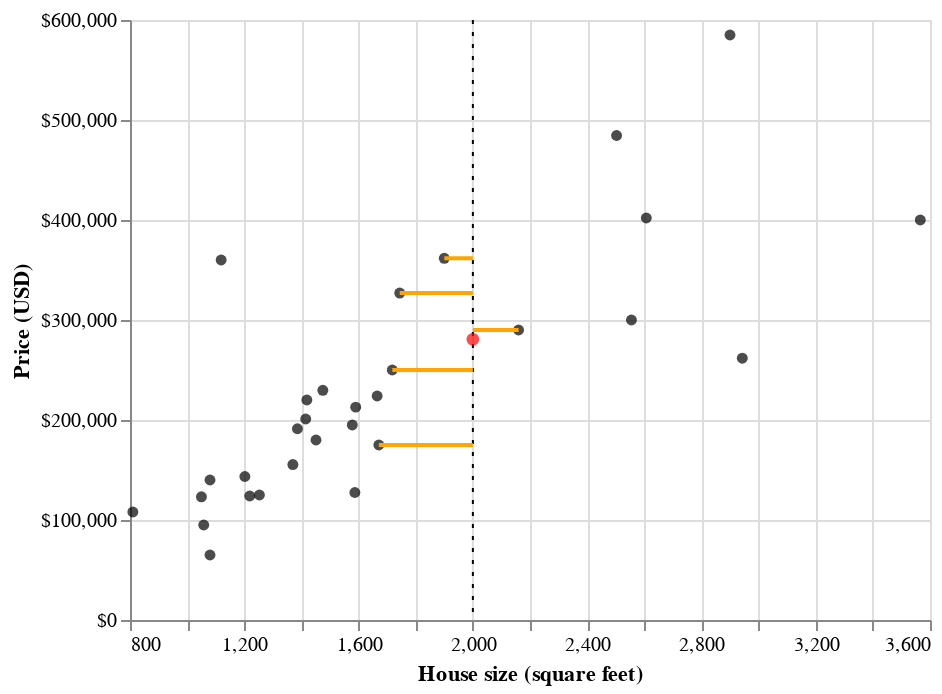

Write notebook code for a chart like this one.
### Code cell
glue("knn-5-pred", "{0:,.0f}".format(prediction))
glue("fig:07-predictedViz-knn", nn_plot_pred)

### Figure 1 — Vega-Lite specification as saved in the notebook (floating-point values rounded to 4 significant figures)
{"config": {"view": {"continuousWidth": 400, "continuousHeight": 300}}, "layer": [{"data": {"name": "data-6c4310a56276bc91345edbce6cd7e9e4"}, "mark": {"type": "circle", "color": "black"}, "encoding": {"x": {"field": "sqft", "scale": {"zero": false}, "title": "House size (square feet)", "type": "quantitative"}, "y": {"axis": {"format": "$,.0f"}, "field": "price", "title": "Price (USD)", "type": "quantitative"}}}, {"data": {"name": "data-dede3f53429ab08afa6de2a4430fc887"}, "mark": {"type": "rule", "strokeDash": [2, 4]}, "encoding": {"x": {"field": "x", "type": "quantitative"}}}, {"data": {"name": "data-05d486ee16b0e6d2bc600f4a5340098c"}, "mark": {"type": "line", "color": "orange"}, "encoding": {"x": {"field": "sqft", "type": "quantitative"}, "y": {"field": "price", "type": "quantitative"}}}, {"data": {"name": "data-0209daba13e4ea77d0b75523f5fbbe4f"}, "mark": {"type": "line", "color": "orange"}, "encoding": {"x": {"field": "sqft", "type": "quantitative"}, "y": {"field": "price", "type": "quantitative"}}}, {"data": {"name": "data-a400da55ff1d9a4552cda058c32dcdcf"}, "mark": {"type": "line", "color": "orange"}, "encoding": {"x": {"field": "sqft", "type": "quantitative"}, "y": {"field": "price", "type": "quantitative"}}}, {"data": {"name": "data-a2150cd55addb9654481e7c6dcf4be5a"}, "mark": {"type": "line", "color": "orange"}, "encoding": {"x": {"field": "sqft", "type": "quantitative"}, "y": {"field": "price", "type": "quantitative"}}}, {"data": {"name": "data-0e50974c9bd83f6b37c2eea154cf042d"}, "mark": {"type": "line", "color": "orange"}, "encoding": {"x": {"field": "sqft", "type": "quantitative"}, "y": {"field": "price", "type": "quantitative"}}}, {"data": {"name": "data-640333a7ae9dce676ff54b96c0c82488"}, "mark": {"type": "circle", "size": 40}, "encoding": {"color": {"value": "red"}, "x": {"field": "sqft", "type": "quantitative"}, "y": {"field": "price", "type": "quantitative"}}}], "$schema": "https://vega.github.io/schema/vega-lite/v4.17.0.json", "datasets": {"data-6c4310a56276bc91345edbce6cd7e9e4": [{"city": "ELK_GROVE", "zip": "z95758", "beds": 3, "baths": 3.0, "sqft": 2503, "type": "Residential", "price": 484500, "latitude": 38.41, "longitude": -121.4}, {"city": "ROCKLIN", "zip": "z95765", "beds": 4, "baths": 2.0, "sqft": 2607, "type": "Residential", "price": 402000, "latitude": 38.81, "longitude": -121.3}, {"city": "SACRAMENTO", "zip": "z95833", "beds": 3, "baths": 1.0, "sqft": 1080, "type": "Residential", "price": 140000, "latitude": 38.62, "longitude": -121.5}, {"city": "SACRAMENTO", "zip": "z95838", "beds": 3, "baths": 2.0, "sqft": 1219, "type": "Residential", "price": 124000, "latitude": 38.66, "longitude": -121.5}, {"city": "SACRAMENTO", "zip": "z95826", "beds": 3, "baths": 2.0, "sqft": 1451, "type": "Residential", "price": 180000, "latitude": 38.56, "longitude": -121.4}, {"city": "RANCHO_CORDOVA", "zip": "z95670", "beds": 3, "baths": 2.0, "sqft": 1671, "type": "Residential", "price": 175000, "latitude": 38.59, "longitude": -121.3}, {"city": "SACRAMENTO", "zip": "z95823", "beds": 4, "baths": 2.0, "sqft": 1900, "type": "Residential", "price": 361745, "latitude": 38.49, "longitude": -121.5}, {"city": "CITRUS_HEIGHTS", "zip": "z95621", "beds": 4, "baths": 2.0, "sqft": 1419, "type": "Residential", "price": 220000, "latitude": 38.7, "longitude": -121.3}, {"city": "SACRAMENTO", "zip": "z95823", "beds": 4, "baths": 2.0, "sqft": 1590, "type": "Residential", "price": 212864, "latitude": 38.45, "longitude": -121.4}, {"city": "ANTELOPE", "zip": "z95843", "beds": 4, "baths": 2.0, "sqft": 2160, "type": "Residential", "price": 290000, "latitude": 38.7, "longitude": -121.4}, {"city": "LINCOLN", "zip": "z95648", "beds": 5, "baths": 4.0, "sqft": 3566, "type": "Residential", "price": 400000, "latitude": 38.9, "longitude": -121.3}, {"city": "SACRAMENTO", "zip": "z95822", "beds": 3, "baths": 1.0, "sqft": 1058, "type": "Residential", "price": 95000, "latitude": 38.49, "longitude": -121.5}, {"city": "SACRAMENTO", "zip": "z95823", "beds": 3, "baths": 2.0, "sqft": 1386, "type": "Residential", "price": 191250, "latitude": 38.48, "longitude": -121.4}, {"city": "SACRAMENTO", "zip": "z95828", "beds": 4, "baths": 2.0, "sqft": 1587, "type": "Residential", "price": 127500, "latitude": 38.49, "longitude": -121.4}, {"city": "SACRAMENTO", "zip": "z95822", "beds": 2, "baths": 1.0, "sqft": 810, "type": "Residential", "price": 108000, "latitude": 38.52, "longitude": -121.5}, {"city": "SACRAMENTO", "zip": "z95834", "beds": 3, "baths": 2.0, "sqft": 1202, "type": "Residential", "price": 143500, "latitude": 38.63, "longitude": -121.5}, {"city": "LINCOLN", "zip": "z95648", "beds": 4, "baths": 3.0, "sqft": 2943, "type": "Residential", "price": 261800, "latitude": 38.88, "longitude": -121.3}, {"city": "RIO_LINDA", "zip": "z95673", "beds": 4, "baths": 2.0, "sqft": 1475, "type": "Residential", "price": 229665, "latitude": 38.7, "longitude": -121.5}, {"city": "SACRAMENTO", "zip": "z95838", "beds": 3, "baths": 2.0, "sqft": 1370, "type": "Residential", "price": 155435, "latitude": 38.65, "longitude": -121.4}, {"city": "SACRAMENTO", "zip": "z95816", "beds": 2, "baths": 2.0, "sqft": 1119, "type": "Condo", "price": 360000, "latitude": 38.54, "longitude": -121.5}, {"city": "SACRAMENTO", "zip": "z95822", "beds": 4, "baths": 2.0, "sqft": 1253, "type": "Residential", "price": 125000, "latitude": 38.48, "longitude": -121.5}, {"city": "ELK_GROVE", "zip": "z95624", "beds": 6, "baths": 3.0, "sqft": 2555, "type": "Residential", "price": 300000, "latitude": 38.4, "longitude": -121.3}, {"city": "CAMERON_PARK", "zip": "z95682", "beds": 3, "baths": 1.5, "sqft": 1415, "type": "Residential", "price": 201000, "latitude": 38.69, "longitude": -121.0}, {"city": "SACRAMENTO", "zip": "z95824", "beds": 3, "baths": 1.0, "sqft": 1050, "type": "Residential", "price": 123225, "latitude": 38.52, "longitude": -121.4}, {"city": "FOLSOM", "zip": "z95630", "beds": 5, "baths": 3.0, "sqft": 2900, "type": "Residential", "price": 585000, "latitude": 38.67, "longitude": -121.1}, {"city": "SACRAMENTO", "zip": "z95835", "beds": 3, "baths": 2.5, "sqft": 1718, "type": "Residential", "price": 250000, "latitude": 38.68, "longitude": -121.5}, {"city": "ROSEVILLE", "zip": "z95678", "beds": 3, "baths": 2.0, "sqft": 1744, "type": "Residential", "price": 326951, "latitude": 38.77, "longitude": -121.3}, {"city": "SACRAMENTO", "zip": "z95842", "beds": 4, "baths": 2.0, "sqft": 1578, "type": "Residential", "price": 195000, "latitude": 38.69, "longitude": -121.3}, {"city": "SACRAMENTO", "zip": "z95817", "beds": 2, "baths": 1.0, "sqft": 1080, "type": "Residential", "price": 65000, "latitude": 38.54, "longitude": -121.5}, {"city": "SACRAMENTO", "zip": "z95834", "beds": 3, "baths": 2.0, "sqft": 1665, "type": "Residential", "price": 224000, "latitude": 38.63, "longitude": -121.5}], "data-dede3f53429ab08afa6de2a4430fc887": [{"x": 2000}], "data-05d486ee16b0e6d2bc600f4a5340098c": [{"sqft": 1900, "price": 361745}, {"sqft": 2000, "price": 361745}], "data-0209daba13e4ea77d0b75523f5fbbe4f": [{"sqft": 2160, "price": 290000}, {"sqft": 2000, "price": 290000}], "data-a400da55ff1d9a4552cda058c32dcdcf": [{"sqft": 1744, "price": 326951}, {"sqft": 2000, "price": 326951}], "data-a2150cd55addb9654481e7c6dcf4be5a": [{"sqft": 1718, "price": 250000}, {"sqft": 2000, "price": 250000}], "data-0e50974c9bd83f6b37c2eea154cf042d": [{"sqft": 1671, "price": 175000}, {"sqft": 2000, "price": 175000}], "data-640333a7ae9dce676ff54b96c0c82488": [{"sqft": 2000, "price": 280700.0}]}}
